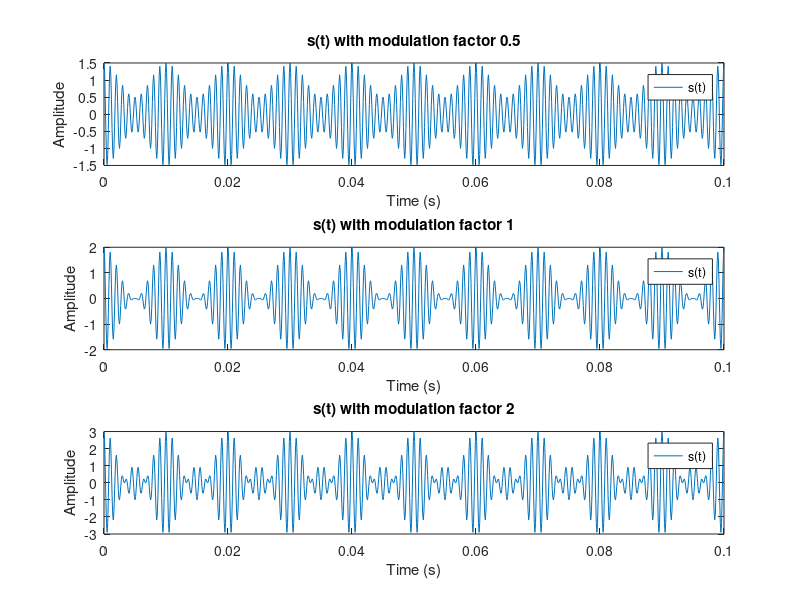
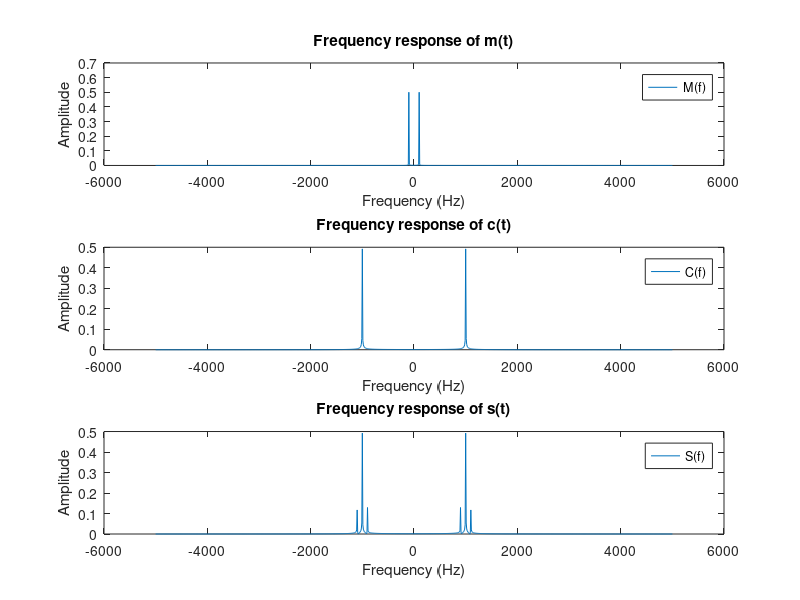
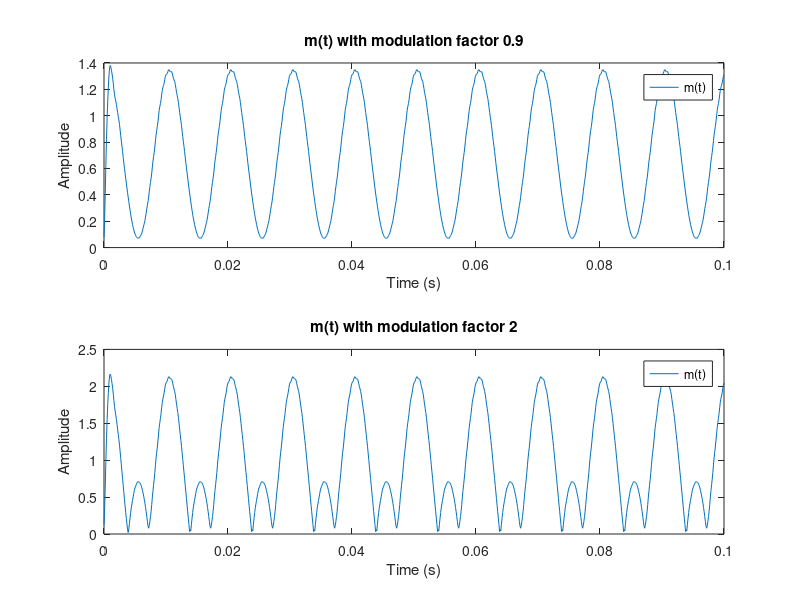

Source code (MATLAB) for these figures, in order:
clear all; clc; close all;

%% 3.1
%a
tend = 0.1;
Fs = 10000;
Ts = 1/Fs;
time = 0:Ts:tend;

%b
Am = 1;
Ac = 1;
fm = 100;
fc = 1000;

c = Ac*cos(2*pi*fc*time); 
m = Am*cos(2*pi*fm*time);

%c 
%d
ka05 = 0.5;
ka1 = 1;
ka2 = 2;

s05 = (m*ka05 + 1).*c; 
s1 = (m*ka1 + 1).*c; 
s2 = (m*ka2 + 1).*c; 

figure(1)
subplot(311);
plot(time,s05);
title('s(t) with modulation factor 0.5');
ylabel('Amplitude');
xlabel('Time (s)');
legend('s(t)');
subplot(312);
plot(time,s1);
title('s(t) with modulation factor 1');
ylabel('Amplitude');
xlabel('Time (s)');
legend('s(t)');
subplot(313);
plot(time,s2);
title('s(t) with modulation factor 2');
ylabel('Amplitude');
xlabel('Time (s)');
legend('s(t)');

%e
%modulation foctor determines the modulation percentage. If we have a
%modulation factor over 100%, we would observe over modulation or phase
%reversal which we do not want.

%f
N = length(time);
FVec = linspace(-Fs/2,Fs/2, N);
M = fftshift(abs(fft(m,N)/N));
C = fftshift(abs(fft(c,N)/N));
S05 = fftshift(abs(fft(s05,N)/N));

figure(2)
subplot(311);
plot(FVec,M);
title('Frequency response of m(t)');
ylabel('Amplitude');
xlabel('Frequency (Hz)');
legend('M(f)');
subplot(312);
plot(FVec,C);
title('Frequency response of c(t)');
ylabel('Amplitude');
xlabel('Frequency (Hz)');
legend('C(f)');
subplot(313);
plot(FVec,S05);
title('Frequency response of s(t)');
ylabel('Amplitude');
xlabel('Frequency (Hz)');
legend('S(f)');

%% 3.3
%a
s09 = (m*(0.9) + 1).*c; 
s2 = (m*2 + 1).*c; 

fcutoff = 750;

[b,a] = butter(4,fcutoff/(Fs/2));

demod09 = sqrt(filter(b,a,((s09).^2))); 
demod2 = sqrt(filter(b,a,((s2).^2)));

% plot(FVec,abs(fftshift(fft((s09).^2,N)/N)))
%b
%Higher orders are more costly. Thus, we need to choose lowest order that 
%works properly which is 4 in this case. To obtain the message signal, 
%we need to have a low pass filter with the cutoff frequency higher than
%2*fm and lowen than 2*fc. That's why, I have chosen 750Hz cutoff frequency. 

%c
figure(3);
subplot(211);
plot(time,abs(demod09));
title('m(t) with modulation factor 0.9');
ylabel('Amplitude');
xlabel('Time (s)');
legend('m(t)');
subplot(212);
plot(time,abs(demod2));
title('m(t) with modulation factor 2');
ylabel('Amplitude');
xlabel('Time (s)');
legend('m(t)');

%d
%In the first graph, we obtain the original signal without loss. 
%However, in the secon graph, we see a distorded signal because of
%overmodulation or phase reversal.


